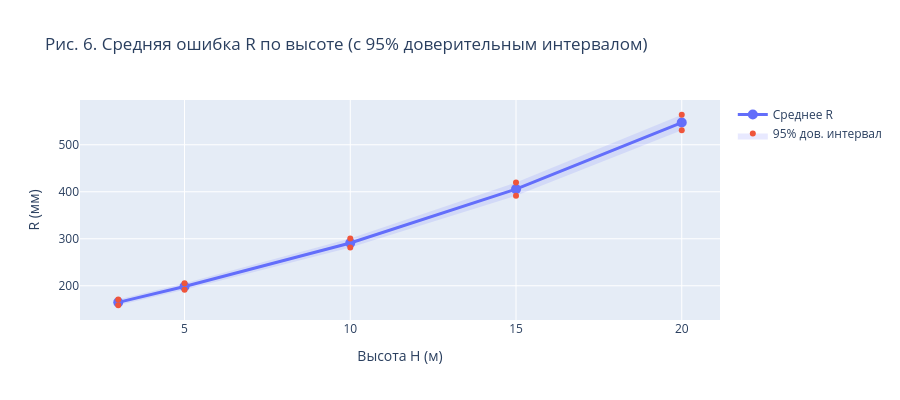

Notebook code for this chart:
### Code cell
stats_by_h = df.groupby("H")["R"].agg(["mean", "std", "count"]).reset_index()
stats_by_h["se"] = stats_by_h["std"] / np.sqrt(stats_by_h["count"])
stats_by_h["ci95"] = stats_by_h["se"] * 1.96

fig = go.Figure()
fig.add_trace(go.Scatter(
    x=stats_by_h["H"], y=stats_by_h["mean"],
    mode="lines+markers", name="Среднее R",
    line=dict(width=3), marker=dict(size=10),
))
fig.add_trace(go.Scatter(
    x=list(stats_by_h["H"]) + list(stats_by_h["H"][::-1]),
    y=list(stats_by_h["mean"] + stats_by_h["ci95"])
      + list((stats_by_h["mean"] - stats_by_h["ci95"])[::-1]),
    fill="toself", fillcolor="rgba(99,110,250,0.15)",
    line=dict(width=0), name="95% дов. интервал", showlegend=True,
))
fig.update_layout(
    title="Рис. 6. Средняя ошибка R по высоте (с 95% доверительным интервалом)",
    xaxis_title="Высота H (м)", yaxis_title="R (мм)", height=400,
)
fig.show()

### Figure 1 — Plotly figure (JSON) as saved in the notebook; plotly's stock layout.template omitted (floating-point values rounded to 4 significant figures)
{"data": [{"line": {"width": 3}, "marker": {"size": 10}, "mode": "lines+markers", "name": "Среднее R", "type": "scatter", "x": [3, 5, 10, 15, 20], "y": [164.7, 198.5, 290.9, 405.6, 547.3]}, {"fill": "toself", "fillcolor": "rgba(99,110,250,0.15)", "line": {"width": 0}, "name": "95% дов. интервал", "showlegend": true, "type": "scatter", "x": [3, 5, 10, 15, 20, 20, 15, 10, 5, 3], "y": [170.9, 205.4, 300.6, 419.5, 563.8, 530.7, 391.6, 281.3, 191.6, 158.5]}], "layout": {"height": 400, "title": {"text": "Рис. 6. Средняя ошибка R по высоте (с 95% доверительным интервалом)"}, "xaxis": {"title": {"text": "Высота H (м)"}}, "yaxis": {"title": {"text": "R (мм)"}}}}
